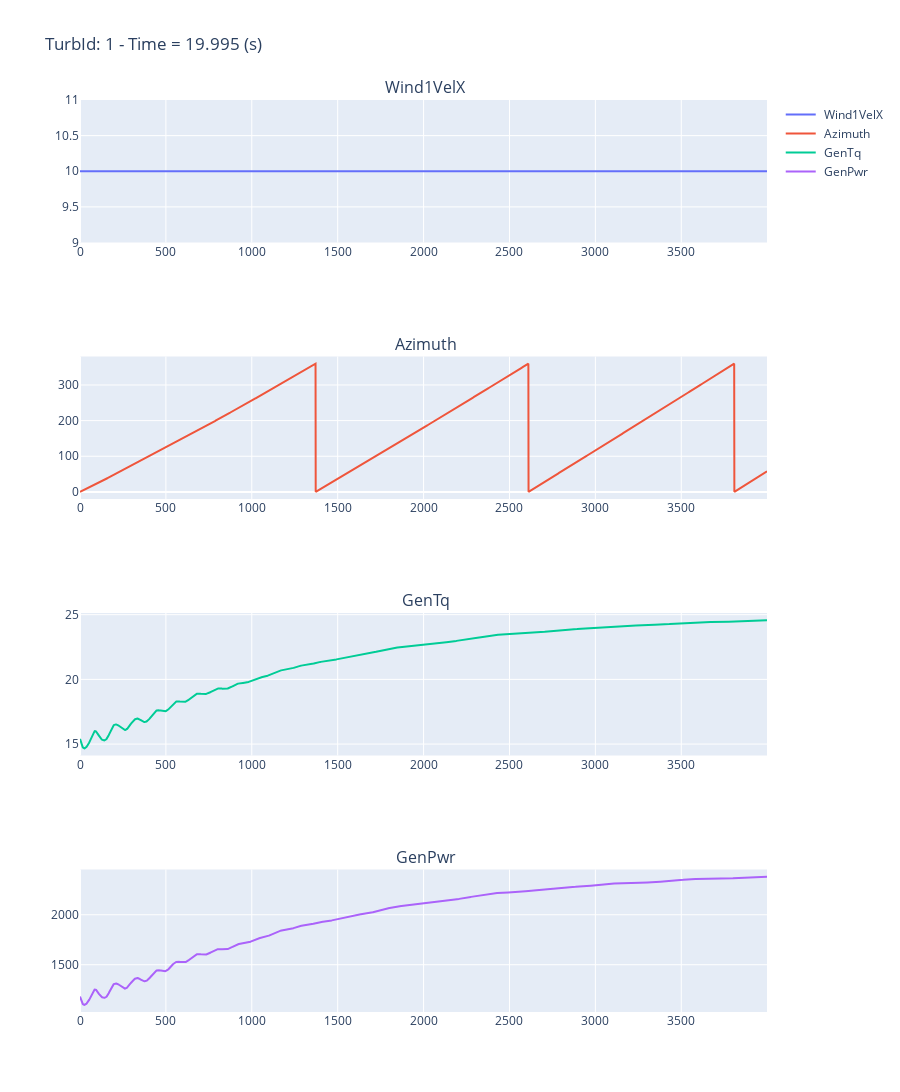

The notebook cell this image was saved under:
### Code cell
rfi.fast_sub(25)

### Figure 1 — Plotly figure (JSON) as saved in the notebook; plotly's stock layout.template omitted (floating-point values rounded to 4 significant figures; data arrays with more than 128 entries replaced by an {"elided": "..."} marker saying what was removed)
{"data": [{"mode": "lines", "name": " Wind1VelX", "type": "scatter", "xaxis": "x", "y": {"elided": "4000 int values"}, "yaxis": "y"}, {"mode": "lines", "name": " Azimuth", "type": "scatter", "xaxis": "x2", "y": {"elided": "4000 float values"}, "yaxis": "y2"}, {"mode": "lines", "name": " GenTq", "type": "scatter", "xaxis": "x3", "y": {"elided": "4000 float values"}, "yaxis": "y3"}, {"mode": "lines", "name": " GenPwr", "type": "scatter", "xaxis": "x4", "y": {"elided": "4000 float values"}, "yaxis": "y4"}], "layout": {"annotations": [{"font": {"size": 16}, "showarrow": false, "text": " Wind1VelX", "x": 0.5, "xanchor": "center", "xref": "paper", "y": 1, "yanchor": "bottom", "yref": "paper"}, {"font": {"size": 16}, "showarrow": false, "text": " Azimuth", "x": 0.5, "xanchor": "center", "xref": "paper", "y": 0.7188, "yanchor": "bottom", "yref": "paper"}, {"font": {"size": 16}, "showarrow": false, "text": " GenTq", "x": 0.5, "xanchor": "center", "xref": "paper", "y": 0.4375, "yanchor": "bottom", "yref": "paper"}, {"font": {"size": 16}, "showarrow": false, "text": " GenPwr", "x": 0.5, "xanchor": "center", "xref": "paper", "y": 0.1562, "yanchor": "bottom", "yref": "paper"}], "height": 1200, "title": {"text": "TurbId: 1 - Time = 19.995 (s)"}, "xaxis": {"anchor": "y", "domain": [0, 1]}, "xaxis2": {"anchor": "y2", "domain": [0, 1]}, "xaxis3": {"anchor": "y3", "domain": [0, 1]}, "xaxis4": {"anchor": "y4", "domain": [0, 1]}, "yaxis": {"anchor": "x", "domain": [0.8438, 1]}, "yaxis2": {"anchor": "x2", "domain": [0.5625, 0.7188]}, "yaxis3": {"anchor": "x3", "domain": [0.2812, 0.4375]}, "yaxis4": {"anchor": "x4", "domain": [0, 0.1562]}}}
